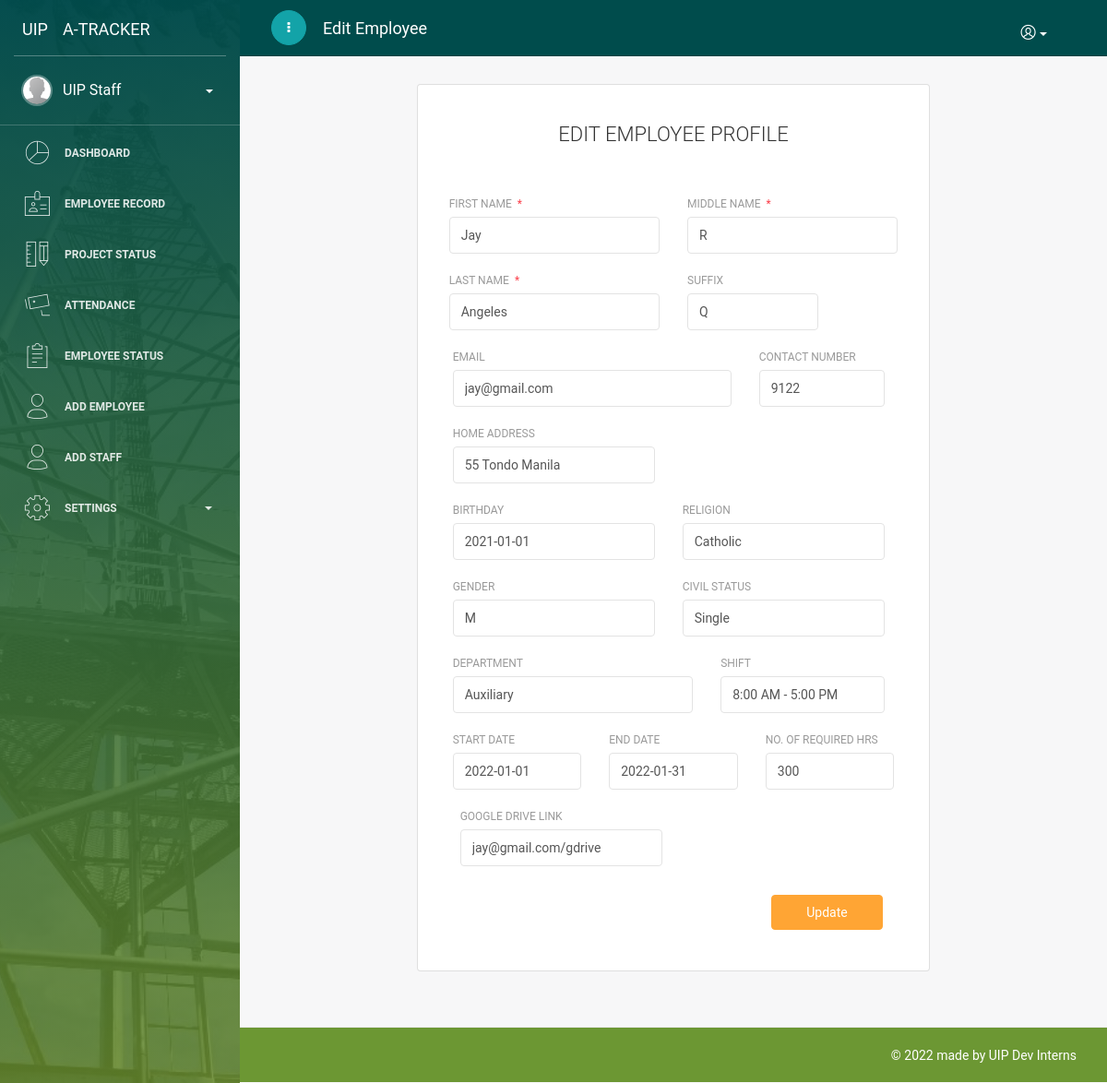
The page /pages/admineditinfo.php?emp_id=17000001 (signed in) on the database its author committed.
### tables this page shows
CREATE TABLE `employee` (
  `emp_id` int(200) NOT NULL,
  `fname` varchar(50) NOT NULL,
  `mname` varchar(50) NOT NULL,
  `lname` varchar(50) NOT NULL,
  `suffix` varchar(10) DEFAULT NULL,
  `email` varchar(100) NOT NULL,
  `pwd` varchar(50) NOT NULL,
  `bday` date NOT NULL,
  `cstatus` varchar(50) NOT NULL,
  `gender` varchar(10) NOT NULL,
  `gdrive` varchar(255) NOT NULL,
  `cpnum` varchar(100) NOT NULL,
  `relig` varchar(50) NOT NULL,
  `street` varchar(100) NOT NULL,
  `brgy` varchar(100) NOT NULL,
  `city` varchar(50) NOT NULL,
  `dept` varchar(50) NOT NULL,
  `startdt` date NOT NULL,
  `enddt` date NOT NULL,
  `reqhr` int(100) NOT NULL,
  `shift` varchar(255) NOT NULL,
  `photo` varchar(500) DEFAULT NULL,
  `company` varchar(100) NOT NULL,
  `empstatus` varchar(100) NOT NULL,
  `emptype` varchar(100) NOT NULL,
  `rendhr` int(100) NOT NULL,
  `lefthr` int(100) NOT NULL,
  `urole` varchar(50) NOT NULL
);

### pages/admineditinfo.php (the view, shortened to what this page needs)
<!DOCTYPE html>
<html lang="en">
<head>
    <?php
    require './header.php';
    ?>
</head>
<body>
    <div class="wrapper">
        <?php
        require './sidebar.php';
        ?>
        <div class="main-panel">
            <nav class="navbar navbar-expand-lg neobg-teal">
                <div class="container-fluid">
                    <div class="navbar-wrapper">
                        <div class="navbar-minimize">
                            <button id="minimizeSidebar" class="btn btn-teal btn-fill btn-round btn-icon d-none d-lg-block">
                                <i class="fa fa-ellipsis-v visible-on-sidebar-regular"></i>
                            </button>
                        </div>
                        <a class="navbar-brand" href="#pablo"> Edit Employee </a>
                    </div>
                    <?php
                    require './topnavbar.php';
                    ?>
                </div>
            </nav>
            <?php
            include_once "../includes/dbh.inc.php";
            $submit_id = $_GET['emp_id'];
            $sql = "SELECT * FROM `employee` WHERE emp_id=$submit_id";
            $result = mysqli_query($conn, $sql);
            if ($result->num_rows > 0) {
                while ($row = $result->fetch_assoc()) {
                    $FNAME = $row["fname"];
                    $MNAME = $row["mname"];
                    $LNAME = $row["lname"];
                    $SUFFIX = $row["suffix"];
                    $EMAIL = $row["email"];
                    $CPNUM = $row["cpnum"];
                    $BDAY = $row["bday"];
                    $RELIG = $row["relig"];
                    $GENDER = $row["gender"];
                    $CSTATUS = $row["cstatus"];
                    $DEPT = $row["dept"];
                    $SHIFT = $row["shift"];
                    $STARTDATE = $row["startdt"];
                    $ENDDATE = $row["enddt"];
                    $REQHRS = $row["reqhr"];
                    $GDRIVE = $row["gdrive"];
                    $eFullAddress = $row["street"] . ' ' . $row["brgy"] . ' ' . $row["city"];
                }
            } else {
                echo "0 results";
            }
            ?>
            <div class="content">
                <div class="container-fluid">
                    <div class="section-image" data-image="../assets/img/bg5.jpg" ;>
                        <div class="container">
                            <div class="row">
                                <div class="col-md-8 col-sm-6 mx-auto">
                                    <form id="" action="" method="POST">
                                        <div class="card ">
                                            <br>
                                            <div class="card-header mb-2 mx-auto">
                                                <h4 class="card-title"> EDIT EMPLOYEE PROFILE</h4>
                                            </div>
                                            <br>
                                            <div class="card-body ">
                                                <div class="row mx-1">
                                                    <div class="form-group has-label col-md-6 mx-auto">
                                                        <label>
                                                            First Name
                                                            <star class="star">*</star>
                                                        </label>
                                                        <input class="form-control" name="fname" type="text" placeholder="Enter First name" required="true" value=<?php echo $FNAME ?> />
                                                    </div>
                                                    <div class="form-group has-label col-md-6 mx-auto">
                                                        <label>
                                                            Middle Name
                                                            <star class="star">*</star>
                                                        </label>
                                                        <input class="form-control" name="mname" type="text" placeholder="Enter Middle name" required="true" value=<?php echo $MNAME ?> />
                                                    </div>
                                                </div>
                                                <div class="row mx-1">
                                                    <div class="form-group has-label col-md-6">
                                                        <label>
                                                            Last Name
                                                            <star class="star">*</star>
                                                        </label>
                                                        <input class="form-control" name="lname" type="text" placeholder="Enter Last Name" required="true" value=<?php echo $LNAME ?> />
                                                    </div>
                                                    <div class="form-group has-label col-md-4">
                                                        <label>
                                                            Suffix
                                                        </label>
                                                        <input class="form-control" name="suffix" type="text" placeholder="Enter Suffix" value=<?php echo $SUFFIX ?> />
                                                    </div>
                                                    <div class="row mx-1">
                                                        <div class="form-group has-label col-md-8 mx-auto">
                                                            <label>
                                                                Email
                                                            </label>
                                                            <input class="form-control" name="email" type="text" value=<?php echo $EMAIL ?> />
                                                        </div>
                                                        <div class="form-group has-label col-md-4 mx-auto">
                                                            <label>
                                                                Contact Number
                                                            </label>
                                                            <input class="form-control" name="cpnum" type="text" value='<?= $CPNUM ?>' />
                                                        </div>
                                                    </div>
                                                    <div class="row mx-1">
                                                        <div class="form-group has-label col-md-12 mx-auto">
                                                            <label>
                                                                Home Address
                                                            </label>
                                                            <input class="form-control" name="street" type="text" value='<?= $eFullAddress ?>' />
                                                        </div>
                                                    </div>
                                                    <div class="row mx-1">
                                                        <div class="form-group has-label col-md-6 ">
                                                            <label>
                                                                Birthday
                                                            </label>
                                                            <input class="form-control" name="bday" type="text" value=<?php echo $BDAY ?> />
                                                        </div>
                                                        <div class="form-group has-label col-md-6 mx-auto">
                                                            <label>
                                                                Religion
                                                            </label>
                                                            <input class="form-control" name="relig" type="text" value=<?php echo $RELIG ?> />
                                                        </div>
                                                    </div>
                                                    <div class="row mx-1">
                                                        <div class="form-group has-label col-md-6 ">
                                                            <label>
                                                                Gender
                                                            </label>
                                                            <input class="form-control" name="gender" type="text" value=<?php echo $GENDER ?> />
                                                        </div>
                                                        <div class="form-group has-label col-md-6">
                                                            <label>
                                                                Civil Status
                                                            </label>
                                                            <input class="form-control" name="cstatus" type="text" value=<?php echo $CSTATUS ?> />
                                                        </div>
                                                    </div>
                                                    <div class="row mx-1">
                                                        <div class="form-group has-label col-md-7">
                                                            <label>
                                                                Department
                                                            </label>
                                                            <input class="form-control" name="dept" type="text" value=<?php echo $DEPT ?> />
                                                        </div>
                                                        <div class="form-group has-label col-md-5">
                                                            <label>
                                                                Shift
                                                            </label>
                                                            <input class="form-control" name="shift" type="text" value='<?= $SHIFT ?>' />
                                                        </div>
                                                    </div>
                                                    <div class="row mx-1">
                                                        <div class="form-group has-label col-md-4">
                                                            <label>
                                                                Start Date
                                                            </label>
                                                            <input class="form-control" name="startdt" type="text" value='<?= $STARTDATE ?>' />
                                                        </div>
                                                        <div class="form-group has-label col-md-4">
                                                            <label>
                                                                End Date
                                                            </label>
                                                            <input class="form-control" name="enddt" type="text" value=<?php echo $ENDDATE ?> />
                                                        </div>
                                                        <div class="form-group has-label col-md-4">
                                                            <label>
                                                                No. of Required Hrs
                                                            </label>
                                                            <input class="form-control" name="reqhr" type="text" value=<?php echo $REQHRS ?> />
                                                        </div>
                                                    </div>
                                                    <div class="row mx-1">
                                                        <div class="form-group has-label col-md-12 mx-auto">
                                                            <label>
                                                                Google Drive Link
                                                            </label>
                                                            <input class="form-control" name="gdrive" id="GDriveLinkBtn" type="text" value=<?= $GDRIVE ?> />
                                                        </div>
                                                    </div>
                                                    <div class="card-footer text-right col-md-12">
                                                        <a type="button" id="regbutton" class="btn btn-warning btn-fill pull-right mb-4 mr-3 col-3" href="./emprecord.php">Update</a>
                                                    </div>
                                                </div>
                                            </div>
                                        </div>
                                    </form>
                                </div>
                            </div>
                        </div>
                    </div>
                </div>
            </div>
            <?php
            require './footercredits.php';
            ?>
        </div>
</body>
</html>

### assets/css/addstyle.css (style rules this page uses)
.neobg-teal { background-color: #004c4c; }
.navbar .navbar-brand { color: #ffffff; }
.btn-teal { border: 1px solid #13a3a8; color: #FFFFFF; background-color: #13a3a8; cursor: pointer; }

### rows shown on the page
employee: fname "Jay", mname "R", lname "Angeles", suffix "Q", email "jay@gmail.com", cpnum "9122", street "55 Tondo Manila", bday "2021-01-01", relig "Catholic", gender "M", cstatus "Single", dept "Auxiliary", shift "8:00 AM - 5:00 PM", startdt "2022-01-01", enddt "2022-01-31", reqhr "300", gdrive "jay@gmail.com/gdrive"
